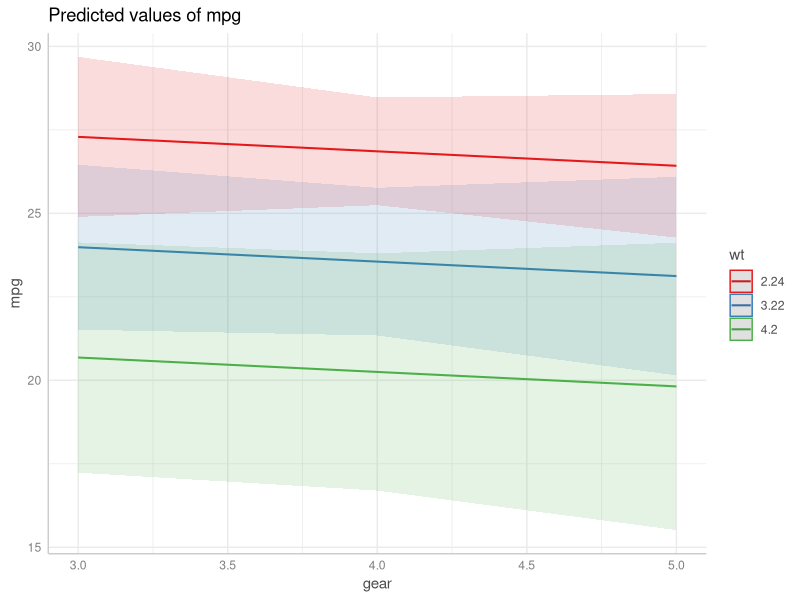
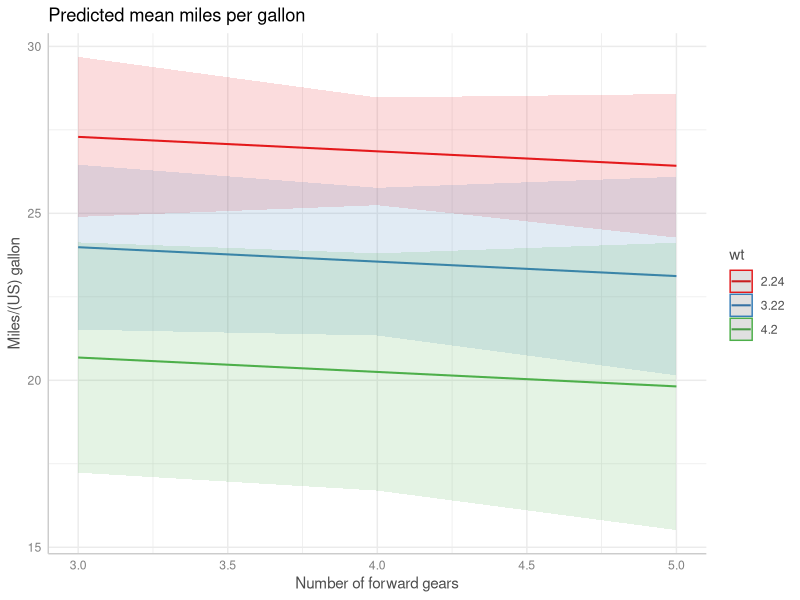
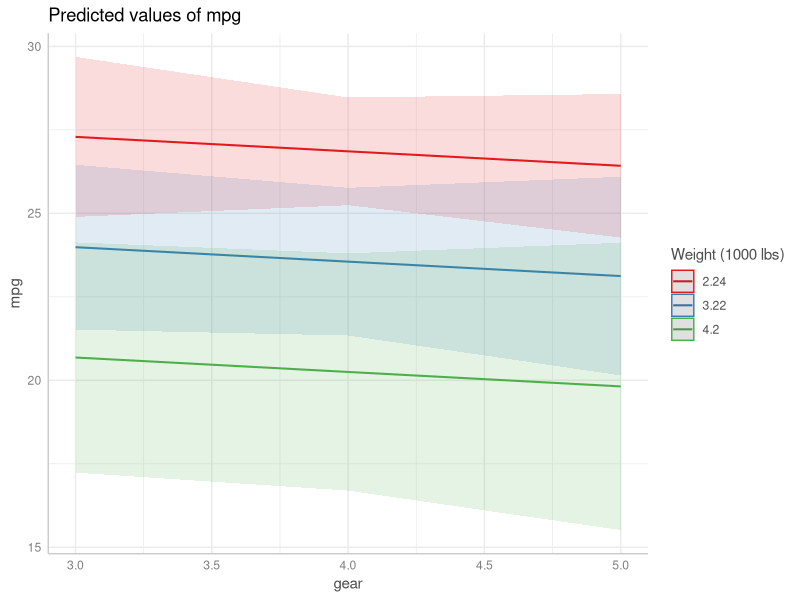
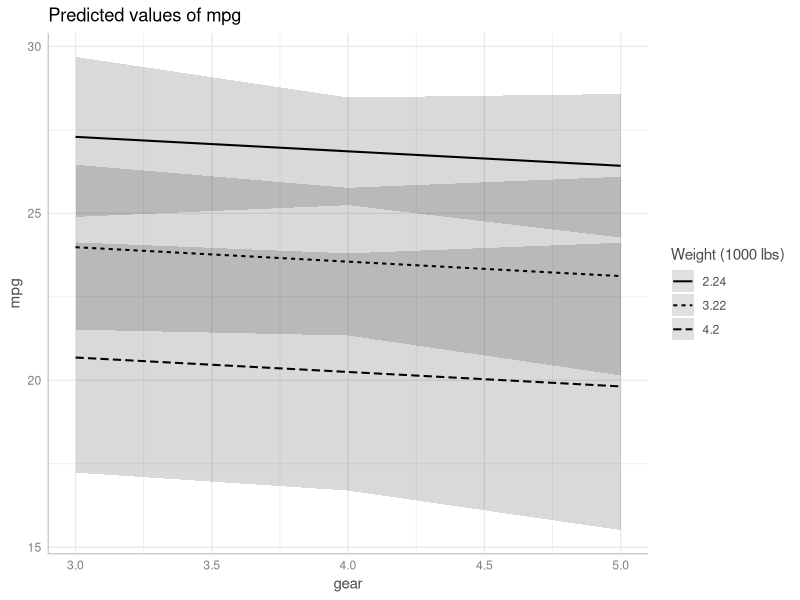
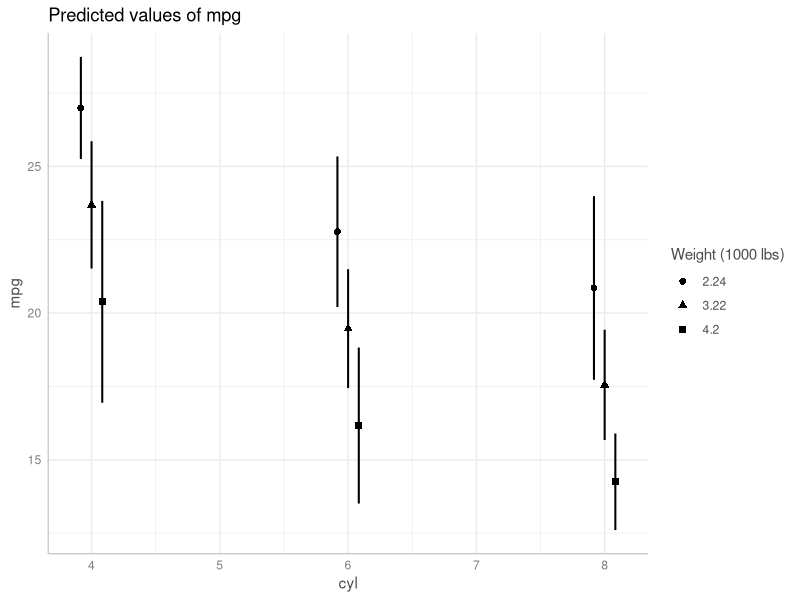

Reproduce these figures in R, in order. (Note: this script raises an error after producing the figures.)
## ---- chunk 1
knitr::opts_chunk$set(collapse = TRUE, comment = "#>", dev = "png", fig.width = 7, fig.height = 4, message = FALSE, warning = FALSE)
options(width = 800)
## ---- chunk 2
library(ggeffects)
library(ggplot2)

data(mtcars)
m <- lm(mpg ~ gear + as.factor(cyl) + wt, data = mtcars)

# continuous x-axis
dat <- ggpredict(m, terms = c("gear", "wt"))

# discrete x-axis
dat_categorical <- ggpredict(m, terms = c("cyl", "wt"))

# default plot
plot(dat)
## ---- chunk 3
plot(dat) + 
  labs(
    x = "Number of forward gears", 
    y = "Miles/(US) gallon", 
    title = "Predicted mean miles per gallon"
  )
## ---- chunk 4
plot(dat) + labs(colour = "Weight (1000 lbs)")
## ---- chunk 5
plot(dat, colors = "bw") + labs(linetype = "Weight (1000 lbs)")
## ---- chunk 6
plot(dat_categorical, colors = "bw") + labs(shape = "Weight (1000 lbs)")
## ---- chunk 7
plot(dat_categorical, connect.lines = TRUE)
## ---- chunk 8
plot(dat_categorical) + 
  scale_x_continuous(labels = c("four", "six", "eight"), breaks = c(1, 2, 3))
## ---- chunk 9
plot(dat) + scale_x_continuous(breaks = 3:5, limits = c(2, 6))
## ---- chunk 10
plot(dat_categorical, breaks = seq(12, 30, 2), limits = c(12, 30))
## ---- chunk 11
plot(dat) + 
  scale_colour_brewer(palette = "Set1", labels = c("-1 SD", "Mean", "+1 SD"))
## ---- chunk 12
plot(dat, colors = "bw") + 
  scale_linetype_manual(values = 15:17, labels = c("-1 SD", "Mean", "+1 SD"))
## ---- chunk 13
plot(dat_categorical, colors = "bw") + 
  scale_shape_manual(values = 1:3, labels = c("-1 SD", "Mean", "+1 SD"))
